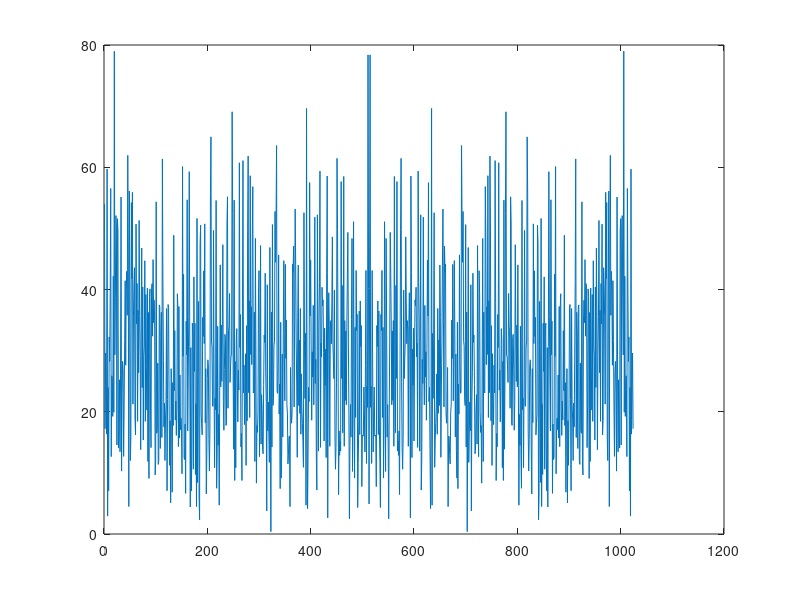
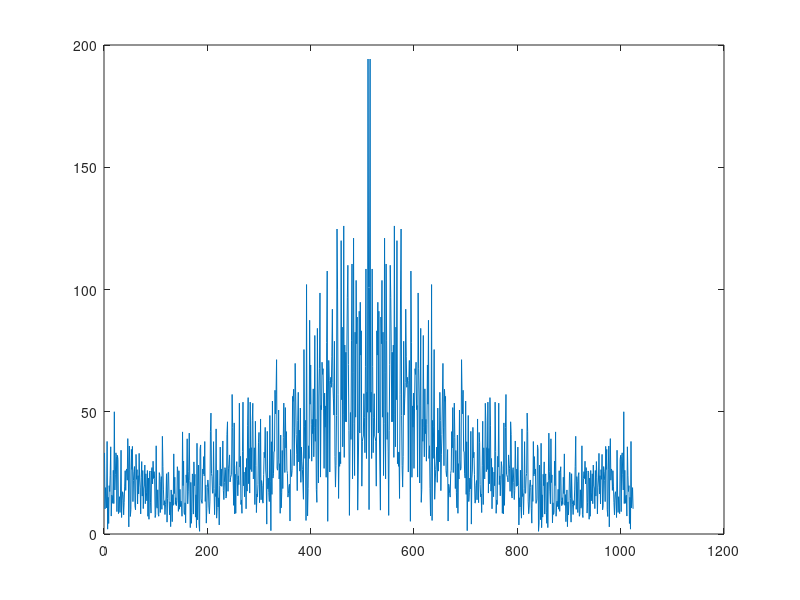
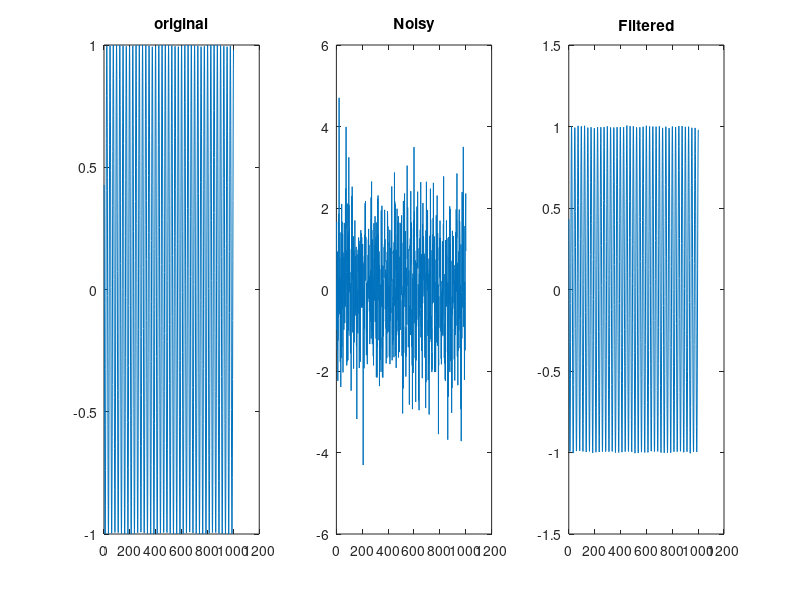
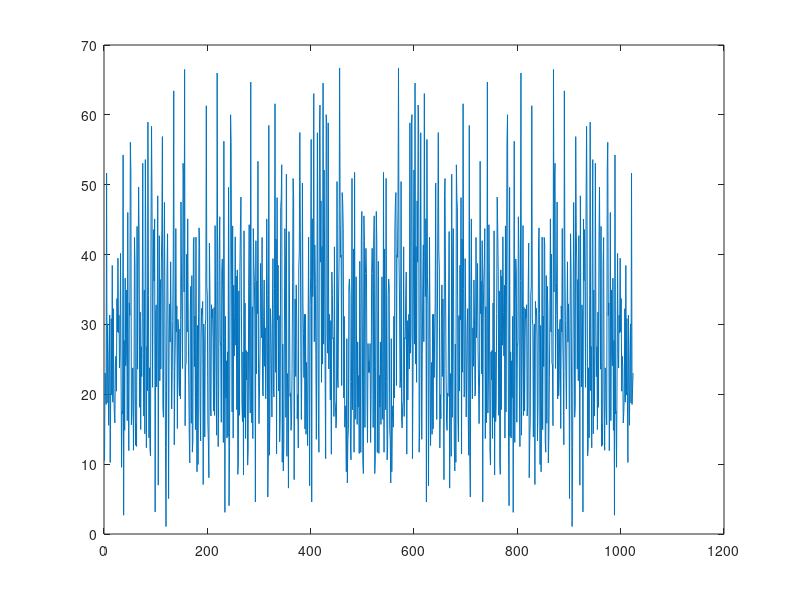

These charts were generated, in order, by the following MATLAB code:
n=0:1000;
phi = rand(1)*2*pi;
s = sin(0.25*n+phi);

w = randn(1,length(n));
v = filter(1,[1,-0.6],w);

figure;plot(abs(fftshift(fft(w,2^10))))

figure;plot(abs(fftshift(fft(v,2^10))))

x = s+w;

v0 = v;
w0 = w;

%find the cross correlation
rsx=[0;0];
for n=6:length(v)
    rsx(1)=rsx(1)+v(n)*w(n);
    rsx(2)=rsx(2)+v(n-1)*w(n);
end
rsx=rsx/(length(v)-1);


%find the autocorrelation
v1 = v0;
v2 = v0;

v1(end) = [];
v2(1) = [];

X = [v2;v1];
Rxx = X*X'/length(v1);


hW =  rsx' * inv(Rxx);

w_hat = filter(hW,1,v);

%check to see the whitening
figure;plot(abs(fftshift(fft(w_hat,2^10))))

norm(w-w_hat); 
x_hat = x-w_hat;

subplot(131);plot(s);title('original');
subplot(132);plot(x);title('Noisy');
subplot(133);plot(x_hat);title('Filtered');


rms_noise_2 = norm(x-s)
rms_filtered_noise_2 = norm(x-s-w_hat)

%filtro mhkos 3

n = 0:1000;
phi = rand(1)*2*pi;
s = sin(0.25*n+phi);

w = randn(1,length(n));
v = filter(1,[1,-0.6],w); 

% check
figure; plot(abs(fftshift(fft(w,2^10))))
figure; plot(abs(fftshift(fft(v,2^10))))

x = s + w;


v0 = v;
w0 = w;

% find the cross correlation
rsx = zeros(3, 1);
for n = 5:length(v)
    rsx(1) = rsx(1) + v(n)' * w(n);
    rsx(2) = rsx(2) + v(n-1)' * w(n);
    rsx(3) = rsx(3) + v(n-2)' * w(n);
end
rsx = rsx / (length(v)-2);

% find the autocorrelation
v3 = v0(1:end-2);
v2 = v0(2:end-1);
v1 = v0(3:end);

X = [v1; v2; v3;]; 

Rxx = X * X' / length(v3);

hW = rsx' * inv(Rxx);

w_hat = filter(hW, 1, v);

% check to see the whitening
figure; plot(abs(fftshift(fft(w_hat, 2^10))))

norm(w - w_hat);
x_hat = x - w_hat;

subplot(131); plot(s); title('original');
subplot(132); plot(x); title('Noisy');
subplot(133); plot(x_hat); title('Filtered');

rms_noise_3 = norm(x - s)
rms_filtered_noise_3 = norm(x - s - w_hat)

%filtro mhkos 4

n = 0:1000;
phi = rand(1)*2*pi;
s = sin(0.25*n+phi);

w = randn(1,length(n));
v = filter(1,[1,-0.6],w);

figure; plot(abs(fftshift(fft(w,2^10))))
figure; plot(abs(fftshift(fft(v,2^10))))

x = s + w;

v0 = v;
w0 = w;

rsx = zeros(4, 1);
for n = 5:length(v)
    rsx(1) = rsx(1) + v(n)' * w(n);
    rsx(2) = rsx(2) + v(n-1)' * w(n);
    rsx(3) = rsx(3) + v(n-2)' * w(n);
    rsx(4) = rsx(4) + v(n-3)' * w(n);
end
rsx = rsx / (length(v)-3);


v4 = v0(1:end-3);
v3 = v0(2:end-2);
v2 = v0(3:end-1);
v1 = v0(4:end);

X = [v1; v2; v3; v4;]; 

Rxx = X * X' / length(v4);

hW = rsx' * inv(Rxx);

w_hat = filter(hW, 1, v);

figure; plot(abs(fftshift(fft(w_hat, 2^10))))

norm(w - w_hat); 
x_hat = x - w_hat;

subplot(131); plot(s); title('original');
subplot(132); plot(x); title('Noisy');
subplot(133); plot(x_hat); title('Filtered');

rms_noise_4 = norm(x - s)
rms_filtered_noise_4 = norm(x - s - w_hat)

%filtro mhkos 5

n = 0:1000;
phi = rand(1)*2*pi;
s = sin(0.25*n+phi);

w = randn(1,length(n));
v = filter(1,[1,-0.6],w);

figure; plot(abs(fftshift(fft(w,2^10))))
figure; plot(abs(fftshift(fft(v,2^10))))

x = s + w;


v0 = v;
w0 = w;


rsx = zeros(5, 1); 
for n = 5:length(v)
    rsx(1) = rsx(1) + v(n)' * w(n);
    rsx(2) = rsx(2) + v(n-1)' * w(n);
    rsx(3) = rsx(3) + v(n-2)' * w(n);
    rsx(4) = rsx(4) + v(n-3)' * w(n);
    rsx(5) = rsx(5) + v(n-4)' * w(n);
end
rsx = rsx / (length(v)-4);


v5 = v0(1:end-4);
v4 = v0(2:end-3);
v3 = v0(3:end-2);
v2 = v0(4:end-1);
v1 = v0(5:end);

X = [v1; v2; v3; v4; v5]; 

Rxx = X * X' / length(v5);

hW = rsx' * inv(Rxx);

w_hat = filter(hW, 1, v);


figure; plot(abs(fftshift(fft(w_hat, 2^10))))

norm(w - w_hat); 
x_hat = x - w_hat;

subplot(131); plot(s); title('original');
subplot(132); plot(x); title('Noisy');
subplot(133); plot(x_hat); title('Filtered');

rms_noise_5 = norm(x - s)
rms_filtered_noise_5 = norm(x - s - w_hat)

%filtro mhkos 6

n = 0:1000;
phi = rand(1)*2*pi;
s = sin(0.25*n+phi);

w = randn(1,length(n));
v = filter(1,[1,-0.6],w);


figure; plot(abs(fftshift(fft(w,2^10))))
figure; plot(abs(fftshift(fft(v,2^10))))

x = s + w;


v0 = v;
w0 = w;


rsx = zeros(6, 1); 
for n = 6:length(v)
    rsx(1) = rsx(1) + v(n)' * w(n);
    rsx(2) = rsx(2) + v(n-1)' * w(n);
    rsx(3) = rsx(3) + v(n-2)' * w(n);
    rsx(4) = rsx(4) + v(n-3)' * w(n);
    rsx(5) = rsx(5) + v(n-4)' * w(n);
    rsx(6) = rsx(6) + v(n-5)' * w(n);
end
rsx = rsx / (length(v)-5);

v6 = v0(1:end-5);
v5 = v0(2:end-4);
v4 = v0(3:end-3);
v3 = v0(4:end-2);
v2 = v0(5:end-1);
v1 = v0(6:end);

X = [v1; v2; v3; v4; v5; v6];

Rxx = X * X' / length(v6);

hW = rsx' * inv(Rxx);

w_hat = filter(hW, 1, v);


figure; plot(abs(fftshift(fft(w_hat, 2^10))))

norm(w - w_hat);
x_hat = x - w_hat;

subplot(131); plot(s); title('original');
subplot(132); plot(x); title('Noisy');
subplot(133); plot(x_hat); title('Filtered');

rms_noise_6 = norm(x - s)
rms_filtered_noise_6 = norm(x - s - w_hat)
